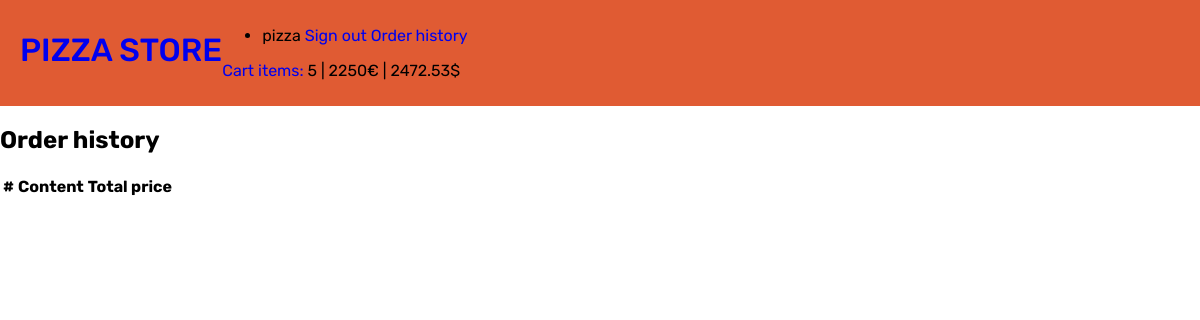
The app's page /orders (signed in), older data.
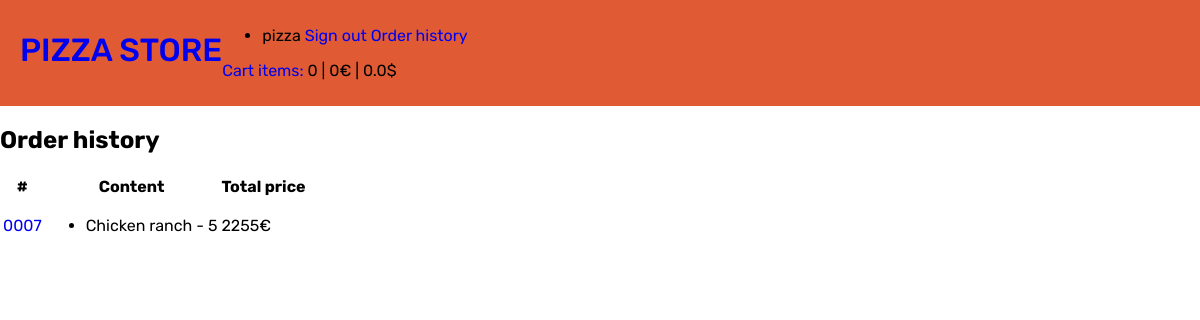
The same page, newer data.
### pizza_store_app/models.py (models this page shows, shortened)
class Order(models.Model):
    customer = models.ForeignKey(Customer, on_delete=models.CASCADE, verbose_name='Покупатель')
    date = models.DateTimeField(verbose_name='Дата', auto_now_add=True)
    address = models.TextField(verbose_name='Адрес доставки', max_length='1024')
    contact_phone = models.CharField(verbose_name='Контактный номер телефона', max_length=20)
    comment = models.TextField(verbose_name='Комментарий', max_length='1024')
    total_price = models.PositiveIntegerField(verbose_name='Итоговая цена в евро')
    class Meta:
        verbose_name = 'заказ'
        verbose_name_plural = 'заказы'

class OrderedItem(models.Model):
    order = models.ForeignKey(Order, on_delete=models.CASCADE, verbose_name='Заказ')
    product = models.ForeignKey(Product, on_delete=models.CASCADE, verbose_name='Продукт')
    quantity = models.PositiveIntegerField(verbose_name='Количество')
    price_per_item = models.PositiveIntegerField(verbose_name='Цена за шт.')
    class Meta:
        verbose_name = 'заказанный продукт'
        verbose_name_plural = 'заказанные продукты'

class Product(models.Model):
    name = models.CharField(verbose_name='Название', max_length=256)
    description = models.TextField(verbose_name='Описание', max_length=512)
    category = models.ForeignKey(Category, on_delete=models.SET_NULL, verbose_name='Категория продукта', null=True,
                                 blank=True)
    image = models.CharField(verbose_name='Файл с изображением', max_length=512)
    price = models.PositiveIntegerField(verbose_name='Цена в евро')
    class Meta:
        verbose_name = 'продукт'
        verbose_name_plural = 'продукты'

### pizza_store_app/views.py (the view)
# urls.py: path('orders', views.order_history, name='order_history'),
@login_required()
def order_history(request):
    order_list = Order.objects.filter(customer=request.user.customer)
    context = {
        'cart_info': get_user_cart_info(request.user),
        'order_list': order_list,
    }
    return render(request, 'pizza_store_app/order_history.html', context)

### pizza_store_app/views.py (called while the page is built)
def get_usd_price(eur_price):
    return round(eur_price / DOLLAR_TO_EURO_RATE, 2)

### pizza_store_app/templates/pizza_store_app/order_history.html
{% extends 'base.html' %}
{% block content %}
    <h2>Order history</h2>
    <table>
    <tr>
        <th>#</th>
        <th>Content</th>
        <th>Total price</th>
    </tr>
        {% for order in order_list %}
            <tr>
                <td><a href="{% url 'pizza_store_app:order_details' order.id %}">{{ order.id | stringformat:"04d" }}</a></td>
                <td>
                    <ul>
                        {% for ordered_item in order.ordereditem_set.all %}
                            <li>{{ ordered_item.product.name }} - {{ ordered_item.quantity }}</li>
                        {% endfor %}
                    </ul>
                </td>
            <td>{{ order.total_price }}€</td>
            </tr>
        {% endfor %}
    </table>
{% endblock %}

### templates/base.html (shortened to what this page needs)
{% load static %}
<!DOCTYPE html>
<html lang="en">
<head>
    <link rel="stylesheet" href="{% static 'css/style.css' %}">
</head>
<body>
<header class="page-header">
    <h1 class="page-header__title"><a href="{% url 'pizza_store_app:catalog' %}">PIZZA STORE</a></h1>
    <nav class="page-header__nav auth-nav">
        <ul class="auth-nav__list">
            {% if user.username %}
                <li class="auth-nav__item">
                    <span class="auth-nav__username">{{ user.username }}</span>
                    <a class="auth-nav__link" href="{% url 'loginsys_app:logout' %}">Sign out</a>
                    <a class="auth-nav__link" href="{% url 'pizza_store_app:order_history' %}">Order history</a>
                </li>
            {% endif %}
        </ul>
        <p><a href="{% url 'pizza_store_app:cart' %}">Cart items:</a> {{ cart_info.counter }} | {{ cart_info.cart_total_eur }}€ | {{ cart_info.cart_total_usd }}$</p>
    </nav>
</header>
<main class="content">
    {% block content %}{% endblock %}
</main>
</body>
</html>

Row changes from the older to the newer data that the page shows:
added Order: id "0007", total_price "2255"
added OrderedItem: product.name "Chicken ranch", quantity "5"
Text that changed along with them:
{{ cart_info.counter }}: "5" → "0"
{{ cart_info.cart_total_eur }}: "2250" → "0"
{{ cart_info.cart_total_usd }}: "2472.53" → "0.0"
